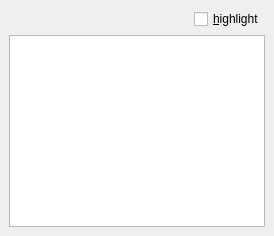
  <widget class="QDockWidget" name="friendsDock">
   <property name="windowIcon">
    <iconset resource="Resources.qrc">
     <normaloff>:/icons/images/friends16.png</normaloff>:/icons/images/friends16.png</iconset>
   </property>
   <property name="windowTitle">
    <string>Friends</string>
   </property>
   <attribute name="dockWidgetArea">
    <number>1</number>
   </attribute>
   <widget class="QWidget" name="dockWidgetContents_4">
    <layout class="QVBoxLayout" name="verticalLayout_3">
     <item>
      <layout class="QHBoxLayout" name="horizontalLayout">
       <item>
        <spacer name="horizontalSpacer_3">
         <property name="orientation">
          <enum>Qt::Horizontal</enum>
         </property>
         <property name="sizeHint" stdset="0">
          <size>
           <width>40</width>
           <height>20</height>
          </size>
         </property>
        </spacer>
       </item>
       <item>
        <widget class="QCheckBox" name="pb_highlightFriends">
         <property name="toolTip">
          <string>draws a circle around friends on the map</string>
         </property>
         <property name="text">
          <string>&amp;highlight</string>
         </property>
        </widget>
       </item>
      </layout>
     </item>
     <item>
      <widget class="QTreeView" name="friendsList">
       <property name="toolTip">
        <string>Friends can be added via controller or pilot detail dialogs.</string>
       </property>
       <property name="rootIsDecorated">
        <bool>false</bool>
       </property>
       <property name="uniformRowHeights">
        <bool>true</bool>
       </property>
      </widget>
     </item>
    </layout>
   </widget>
  </widget>
